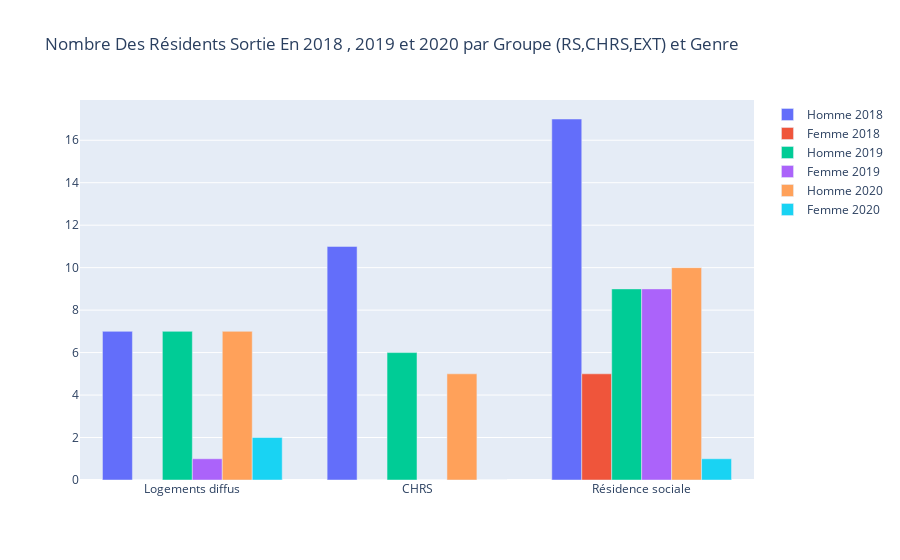

The notebook cell this image was saved under:
### Code cell
'Nombre Des Résidents Sortie En 2018 , 2019 et 2020 par Groupe (RS,CHRS,EXT) et Genre' et 
'Nombre Des Résidents Sortie En 2018 , 2019 et 2020 par Groupe (Hotel,Hotelier Passager) et Genre'

### Figure 1 — Plotly figure (JSON) as saved in the notebook; plotly's stock layout.template omitted (floating-point values rounded to 4 significant figures)
{"data": [{"name": "Homme 2018", "type": "bar", "x": ["Logements diffus", "CHRS", "Résidence sociale"], "y": [7, 11, 17]}, {"name": "Femme 2018", "type": "bar", "x": ["Logements diffus", "CHRS", "Résidence sociale"], "y": [0, 0, 5]}, {"name": "Homme 2019", "type": "bar", "x": ["Logements diffus", "CHRS", "Résidence sociale"], "y": [7, 6, 9]}, {"name": "Femme 2019", "type": "bar", "x": ["Logements diffus", "CHRS", "Résidence sociale"], "y": [1, 0, 9]}, {"name": "Homme 2020", "type": "bar", "x": ["Logements diffus", "CHRS", "Résidence sociale"], "y": [7, 5, 10]}, {"name": "Femme 2020", "type": "bar", "x": ["Logements diffus", "CHRS", "Résidence sociale"], "y": [2, 0, 1]}], "layout": {"barmode": "group", "title": {"text": "Nombre Des Résidents Sortie En 2018 , 2019 et 2020 par Groupe (RS,CHRS,EXT) et Genre"}}}
